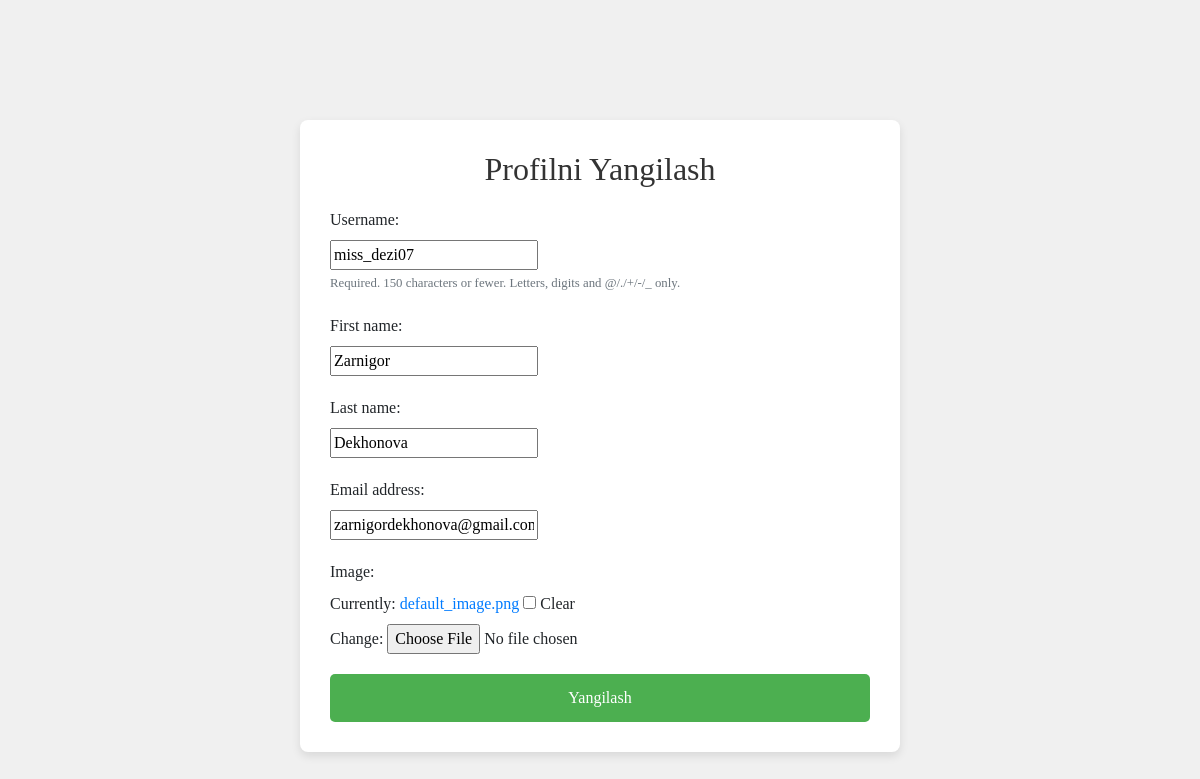
/users/profile_update/ (signed in), run on the app's committed database.
### Users/models.py (models this page shows, shortened)
class CustomUser(AbstractUser):
    image = models.ImageField(upload_to='profile/', blank=True, null=True, default='default_image.png')
    class Meta:
        db_table = 'customuser'

### Users/views.py (the view, shortened to what this page needs)
# urls.py: path('profile_update/', ProfileUpdateView.as_view(), name='profile_update'),
class ProfileUpdateView(View):
    def get(self, request):
        update_form = ProfileUpdateForm(instance=request.user)
        context = {
            'form': update_form
        }
        return render(request, 'Users/profile_update.html', context=context)

### Users/forms.py
class ProfileUpdateForm(forms.ModelForm):
    class Meta:
        model = CustomUser
        fields = ('username', 'first_name', 'last_name', 'email', 'image')

### templates/Users/profile_update.html (shortened to what this page needs)
<!DOCTYPE html>
<html lang="en">
<head>
    <link rel="stylesheet" href="https://stackpath.bootstrapcdn.com/bootstrap/4.5.2/css/bootstrap.min.css">
</head>
<body>
    <div class="container">
        <h2>Profilni Yangilash</h2>
        <form method="post" enctype="multipart/form-data">
            {% for field in form %}
            <div class="form-group">
                {{ field.label_tag }}
                <div class="au-input au-input--full">{{ field }}</div>
                {% if field.help_text %}
                <small class="form-text text-muted">{{ field.help_text }}</small>
                {% endif %}
            </div>
            {% endfor %}
            <button type="submit">Yangilash</button>
        </form>
    </div>
</body>
</html>

### templates/Users/profile_update.html (style rules this page uses)
body { font-family: Times New Roman; background-color: #f0f0f0; padding: 20px; }
.container { max-width: 600px; background-color: #ffffff; padding: 30px; border-radius: 8px; box-shadow: 0px 4px 10px rgba(0, 0, 0, 0.1); margin: 100px auto; }
h2 { text-align: center; color: #333; margin-bottom: 20px; }
.form-group { margin-bottom: 20px; }
button[type="submit"] { width: 100%; padding: 12px; background-color: #4CAF50; color: #ffffff; border: none; border-radius: 5px; font-size: 16px; cursor: pointer; transition: background-color 0.3s ease; }

### data on the page
CustomUser: form "miss_dezi07" "Zarnigor" "Dekhonova" "zarnigordekhonova@gmail.com"

### other printed values
{{ field.label_tag }} "Username:" "First name:" "Last name:" "Email address:" "Image:"
{{ field.help_text }} "Required. 150 characters or fewer. Letters, digits and @/./+/-/_ only."
